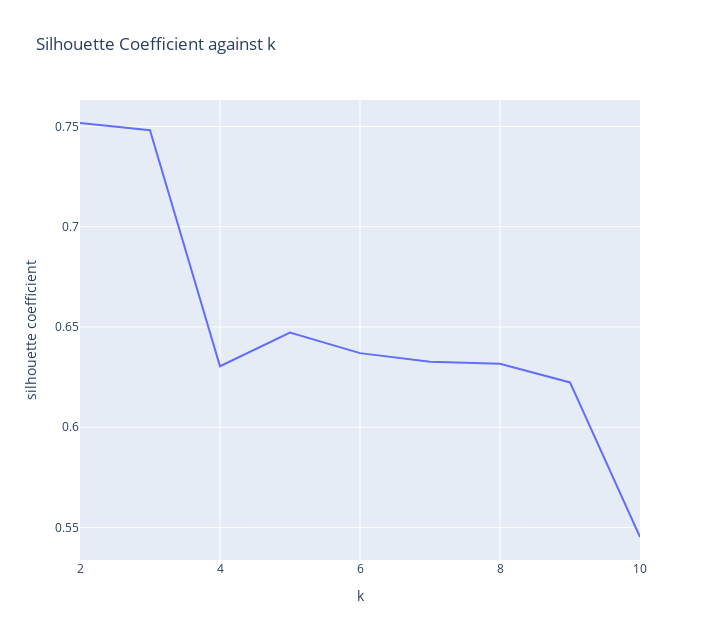

The cell this chart's notebook holds for it:
### Code cell
kmeans_sil_coef_plot(X)

### Figure 1 — Plotly figure (JSON) as saved in the notebook; plotly's stock layout.template omitted (floating-point values rounded to 4 significant figures)
{"data": [{"hovertemplate": "k=%{x}<br>silhouette coefficient=%{y}<extra></extra>", "legendgroup": "", "line": {"color": "#636efa", "dash": "solid"}, "marker": {"symbol": "circle"}, "mode": "lines", "name": "", "orientation": "v", "showlegend": false, "type": "scatter", "x": [2, 3, 4, 5, 6, 7, 8, 9, 10], "xaxis": "x", "y": [0.7517, 0.7481, 0.6304, 0.6472, 0.6369, 0.6327, 0.6316, 0.6223, 0.5452], "yaxis": "y"}], "layout": {"height": 640, "legend": {"tracegroupgap": 0}, "title": {"text": "Silhouette Coefficient against k"}, "width": 720, "xaxis": {"anchor": "y", "domain": [0, 1], "title": {"text": "k"}}, "yaxis": {"anchor": "x", "domain": [0, 1], "title": {"text": "silhouette coefficient"}}}}
